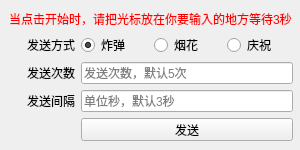
<?xml version="1.0" encoding="UTF-8"?>
<ui version="4.0">
 <class>MainWindow</class>
 <widget class="QMainWindow" name="MainWindow">
  <property name="geometry">
   <rect>
    <x>0</x>
    <y>0</y>
    <width>300</width>
    <height>150</height>
   </rect>
  </property>
  <property name="windowTitle">
   <string>MainWindow</string>
  </property>
  <widget class="QWidget" name="centralwidget">
   <widget class="QWidget" name="">
    <property name="geometry">
     <rect>
      <x>9</x>
      <y>10</y>
      <width>284</width>
      <height>131</height>
     </rect>
    </property>
    <layout class="QGridLayout" name="gridLayout">
     <item row="0" column="0" colspan="4">
      <widget class="QLabel" name="label">
       <property name="styleSheet">
        <string notr="true">color: rgb(255, 0, 0);</string>
       </property>
       <property name="text">
        <string>当点击开始时，请把光标放在你要输入的地方等待3秒</string>
       </property>
      </widget>
     </item>
     <item row="1" column="0">
      <widget class="QLabel" name="label_2">
       <property name="text">
        <string>发送方式</string>
       </property>
       <property name="alignment">
        <set>Qt::AlignRight|Qt::AlignTrailing|Qt::AlignVCenter</set>
       </property>
      </widget>
     </item>
     <item row="1" column="1">
      <widget class="QRadioButton" name="radioButton">
       <property name="text">
        <string>炸弹</string>
       </property>
       <property name="checked">
        <bool>true</bool>
       </property>
       <property name="dataValue" stdset="0">
        <string>[炸弹]</string>
       </property>
       <attribute name="buttonGroup">
        <string notr="true">buttonGroup</string>
       </attribute>
      </widget>
     </item>
     <item row="1" column="2">
      <widget class="QRadioButton" name="radioButton_2">
       <property name="text">
        <string>烟花</string>
       </property>
       <property name="dataValue" stdset="0">
        <string>[烟花]</string>
       </property>
       <attribute name="buttonGroup">
        <string notr="true">buttonGroup</string>
       </attribute>
      </widget>
     </item>
     <item row="1" column="3">
      <widget class="QRadioButton" name="radioButton_3">
       <property name="text">
        <string>庆祝</string>
       </property>
       <property name="dataValue" stdset="0">
        <string>[庆祝]</string>
       </property>
       <attribute name="buttonGroup">
        <string notr="true">buttonGroup</string>
       </attribute>
      </widget>
     </item>
     <item row="2" column="0">
      <widget class="QLabel" name="label_3">
       <property name="text">
        <string>发送次数</string>
       </property>
       <property name="alignment">
        <set>Qt::AlignRight|Qt::AlignTrailing|Qt::AlignVCenter</set>
       </property>
      </widget>
     </item>
     <item row="2" column="1" colspan="3">
      <widget class="QLineEdit" name="lineEdit">
       <property name="placeholderText">
        <string>发送次数，默认5次</string>
       </property>
      </widget>
     </item>
     <item row="3" column="0">
      <widget class="QLabel" name="label_4">
       <property name="text">
        <string>发送间隔</string>
       </property>
       <property name="alignment">
        <set>Qt::AlignRight|Qt::AlignTrailing|Qt::AlignVCenter</set>
       </property>
      </widget>
     </item>
     <item row="3" column="1" colspan="3">
      <widget class="QLineEdit" name="lineEdit_2">
       <property name="text">
        <string/>
       </property>
       <property name="placeholderText">
        <string>单位秒，默认3秒</string>
       </property>
      </widget>
     </item>
     <item row="4" column="1" colspan="3">
      <widget class="QPushButton" name="pushButton">
       <property name="text">
        <string>发送</string>
       </property>
      </widget>
     </item>
    </layout>
   </widget>
  </widget>
 </widget>
 <resources/>
 <connections>
  <connection>
   <sender>pushButton</sender>
   <signal>clicked()</signal>
   <receiver>MainWindow</receiver>
   <slot>sendSms()</slot>
   <hints>
    <hint type="sourcelabel">
     <x>119</x>
     <y>122</y>
    </hint>
    <hint type="destinationlabel">
     <x>31</x>
     <y>132</y>
    </hint>
   </hints>
  </connection>
  <connection>
   <sender>radioButton</sender>
   <signal>clicked()</signal>
   <receiver>MainWindow</receiver>
   <slot>radioClicked()</slot>
   <hints>
    <hint type="sourcelabel">
     <x>94</x>
     <y>47</y>
    </hint>
    <hint type="destinationlabel">
     <x>10</x>
     <y>42</y>
    </hint>
   </hints>
  </connection>
  <connection>
   <sender>radioButton_2</sender>
   <signal>clicked()</signal>
   <receiver>MainWindow</receiver>
   <slot>radioClicked()</slot>
   <hints>
    <hint type="sourcelabel">
     <x>166</x>
     <y>47</y>
    </hint>
    <hint type="destinationlabel">
     <x>18</x>
     <y>88</y>
    </hint>
   </hints>
  </connection>
  <connection>
   <sender>radioButton_3</sender>
   <signal>clicked()</signal>
   <receiver>MainWindow</receiver>
   <slot>radioClicked()</slot>
   <hints>
    <hint type="sourcelabel">
     <x>241</x>
     <y>49</y>
    </hint>
    <hint type="destinationlabel">
     <x>294</x>
     <y>48</y>
    </hint>
   </hints>
  </connection>
 </connections>
 <slots>
  <slot>sendSms()</slot>
  <slot>radioClicked()</slot>
 </slots>
 <buttongroups>
  <buttongroup name="buttonGroup"/>
 </buttongroups>
</ui>
